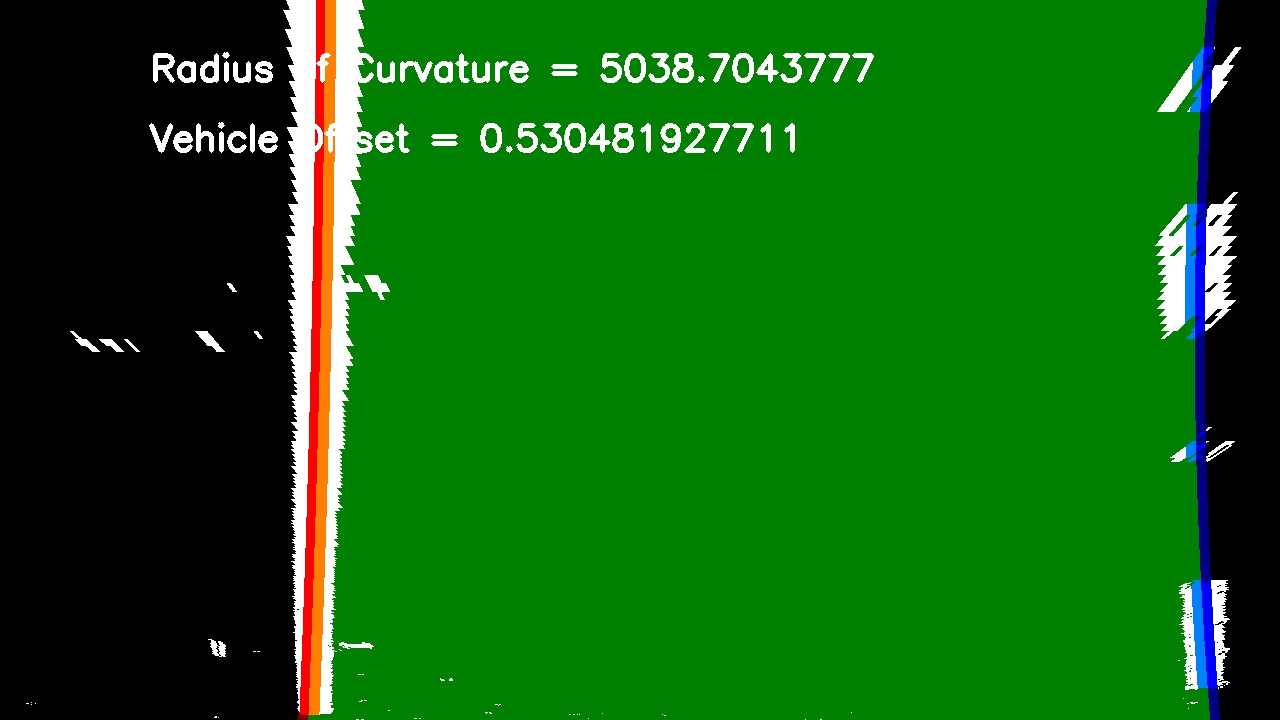
#> input picture 8_Project_Advenced_Lane_Lines/pipeline_imgs/curvature.jpg, 1280 x 720 px
$ python -i advancedLaneLines.py   (imports and definitions only)   (older library calls are emulated)
#> lines starting #> are read from the running program, lines starting #| are printed output that depends on the picture; after the words box and inside, x2 and y2 are one past the last pixel; in counts of white or black regions, pixels touching at a corner belong together
#> (reads 8_Project_Advenced_Lane_Lines/camera_cal/wide_dist_pickle.p from the repository)
import numpy as np
import cv2
import glob
import pickle
import matplotlib.pyplot as plt
import os
import matplotlib.image as mpimg
from moviepy.editor import VideoFileClip


def undistort(img, mtx, dist):
    return cv2.undistort(img, mtx, dist, None, mtx)


def warper(img, src, dst):
    # Compute and apply perpective transform
    img_size = (img.shape[1], img.shape[0])
    M = cv2.getPerspectiveTransform(src, dst)
    warped = cv2.warpPerspective(img, M, img_size, flags=cv2.INTER_NEAREST)  # keep same size as input image

    return warped


def color_gradient(img, color_thresh=(150, 255), sobel_thresh=(20, 100)):
    # Convert to HLS color space and separate the S channel
    # Note: img is the undistorted image
#> called with color_thresh = (150, 255), sobel_thresh = (20, 100)
    hls = cv2.cvtColor(img, cv2.COLOR_RGB2HLS)
#> hls: shape (720, 1280, 3); mean of channels 0, 1, 2 45.9, 62.2, 189
    s_channel = hls[:, :, 2]

    # Grayscale image
    # NOTE: we already saw that standard grayscaling lost color information for the lane lines
    # Explore gradients in other colors spaces / color channels to see what might work better
    gray = cv2.cvtColor(img, cv2.COLOR_RGB2GRAY)

    # Sobel x
    sobelx = cv2.Sobel(gray, cv2.CV_64F, 1, 0)  # Take the derivative in x
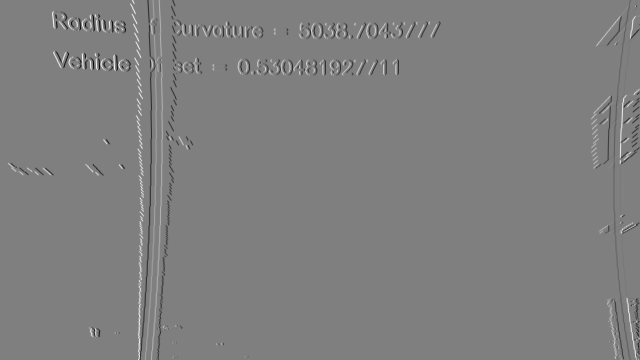
#> sobelx: shape (720, 1280) float64 (shown at 1/2 size); min -1020, max 1020, mean 0.2; drawn with min black and max white
    abs_sobelx = np.absolute(sobelx)  # Absolute x derivative to accentuate lines away from horizontal
    scaled_sobel = np.uint8(255 * abs_sobelx / np.max(abs_sobelx))

    # Threshold x gradient
    sxbinary = np.zeros_like(scaled_sobel)
    sxbinary[(scaled_sobel >= sobel_thresh[0]) & (scaled_sobel <= sobel_thresh[1])] = 1

    # Threshold color channel
    s_binary = np.zeros_like(s_channel)
    s_binary[(s_channel >= color_thresh[0]) & (s_channel <= color_thresh[1])] = 1

    # Stack each channel to view their individual contributions in green and blue respectively
    # This returns a stack of the two binary images, whose components you can see as different colors
    color_binary = np.dstack((np.zeros_like(sxbinary), sxbinary, s_binary)) * 255

    # Combine the two binary thresholds
    combined_binary = np.zeros_like(sxbinary)
    combined_binary[(s_binary == 1) | (sxbinary == 1)] = 1

    return color_binary, combined_binary


def find_lane_pixels(binary_warped):
    # Take a histogram of the bottom half of the image
    histogram = np.sum(binary_warped[binary_warped.shape[0] // 2:, :], axis=0)
    # Create an output image to draw on and visualize the result
    out_img = np.dstack((binary_warped, binary_warped, binary_warped))
    # Find the peak of the left and right halves of the histogram
    # These will be the starting point for the left and right lines
    midpoint = np.int(histogram.shape[0] // 2)
    leftx_base = np.argmax(histogram[:midpoint])
    rightx_base = np.argmax(histogram[midpoint:]) + midpoint

    # HYPERPARAMETERS
    # Choose the number of sliding windows
    nwindows = 9
    # Set the width of the windows +/- margin
    margin = 100
    # Set minimum number of pixels found to recenter window
    minpix = 50

    # Set height of windows - based on nwindows above and image shape
    window_height = np.int(binary_warped.shape[0] // nwindows)
    # Identify the x and y positions of all nonzero pixels in the image
    nonzero = binary_warped.nonzero()
    nonzeroy = np.array(nonzero[0])
    nonzerox = np.array(nonzero[1])
    # Current positions to be updated later for each window in nwindows
    leftx_current = leftx_base
    rightx_current = rightx_base

    # Create empty lists to receive left and right lane pixel indices
    left_lane_inds = []
    right_lane_inds = []

    # Step through the windows one by one
    for window in range(nwindows):
        # Identify window boundaries in x and y (and right and left)
        win_y_low = binary_warped.shape[0] - (window + 1) * window_height
        win_y_high = binary_warped.shape[0] - window * window_height
        win_xleft_low = leftx_current - margin
        win_xleft_high = leftx_current + margin
        win_xright_low = rightx_current - margin
        win_xright_high = rightx_current + margin

        # Draw the windows on the visualization image
        cv2.rectangle(out_img, (win_xleft_low, win_y_low),
                      (win_xleft_high, win_y_high), (0, 255, 0), 2)
        cv2.rectangle(out_img, (win_xright_low, win_y_low),
                      (win_xright_high, win_y_high), (0, 255, 0), 2)

        # Identify the nonzero pixels in x and y within the window #
        good_left_inds = ((nonzeroy >= win_y_low) & (nonzeroy < win_y_high) &
                          (nonzerox >= win_xleft_low) & (nonzerox < win_xleft_high)).nonzero()[0]
        good_right_inds = ((nonzeroy >= win_y_low) & (nonzeroy < win_y_high) &
                           (nonzerox >= win_xright_low) & (nonzerox < win_xright_high)).nonzero()[0]

        # Append these indices to the lists
        left_lane_inds.append(good_left_inds)
        right_lane_inds.append(good_right_inds)

        # If you found > minpix pixels, recenter next window on their mean position
        if len(good_left_inds) > minpix:
            leftx_current = np.int(np.mean(nonzerox[good_left_inds]))
        if len(good_right_inds) > minpix:
            rightx_current = np.int(np.mean(nonzerox[good_right_inds]))

    # Concatenate the arrays of indices (previously was a list of lists of pixels)
    try:
        left_lane_inds = np.concatenate(left_lane_inds)
        right_lane_inds = np.concatenate(right_lane_inds)
    except ValueError:
        # Avoids an error if the above is not implemented fully
        pass

    # Extract left and right line pixel positions
    leftx = nonzerox[left_lane_inds]
    lefty = nonzeroy[left_lane_inds]
    rightx = nonzerox[right_lane_inds]
    righty = nonzeroy[right_lane_inds]

    return leftx, lefty, rightx, righty, out_img


def fit_polynomial(binary_warped):
    # Find our lane pixels first
    leftx, lefty, rightx, righty, out_img = find_lane_pixels(binary_warped)

    # Fit a second order polynomial to each using `np.polyfit`
    left_fit = np.polyfit(lefty, leftx, 2)
    right_fit = np.polyfit(righty, rightx, 2)

    # Generate x and y values for plotting
    ploty = np.linspace(0, binary_warped.shape[0] - 1, binary_warped.shape[0])
    try:
        left_fitx = left_fit[0] * ploty ** 2 + left_fit[1] * ploty + left_fit[2]
        right_fitx = right_fit[0] * ploty ** 2 + right_fit[1] * ploty + right_fit[2]
    except TypeError:
        # Avoids an error if `left` and `right_fit` are still none or incorrect
        print('The function failed to fit a line!')
        left_fitx = 1 * ploty ** 2 + 1 * ploty
        right_fitx = 1 * ploty ** 2 + 1 * ploty

    ## Visualization ##
    # Colors in the left and right lane regions
    out_img[lefty, leftx] = [255, 0, 0]
    out_img[righty, rightx] = [0, 0, 255]

    # # Plots the left and right polynomials on the lane lines
    # plt.plot(left_fitx, ploty, color='yellow')
    # plt.plot(right_fitx, ploty, color='yellow')

    return out_img, left_fit, right_fit


def fit_poly(img_shape, leftx, lefty, rightx, righty):
    # TO-DO: Fit a second order polynomial to each with np.polyfit() ###
    left_fit = np.polyfit(lefty, leftx, 2)
    right_fit = np.polyfit(righty, rightx, 2)
    # Generate x and y values for plotting
    ploty = np.linspace(0, img_shape[0] - 1, img_shape[0])
    # TO-DO: Calc both polynomials using ploty, left_fit and right_fit ###
    left_fitx = left_fit[0] * ploty ** 2 + left_fit[1] * ploty + left_fit[2]
    right_fitx = right_fit[0] * ploty ** 2 + right_fit[1] * ploty + right_fit[2]

    return left_fitx, right_fitx, ploty


def search_around_poly(binary_warped, left_fit, right_fit):
    # HYPERPARAMETER
    # Choose the width of the margin around the previous polynomial to search
    # The quiz grader expects 100 here, but feel free to tune on your own!
    margin = 10

    # Grab activated pixels
    nonzero = binary_warped.nonzero()
    nonzeroy = np.array(nonzero[0])
    nonzerox = np.array(nonzero[1])

    # TO-DO: Set the area of search based on activated x-values ###
    # within the +/- margin of our polynomial function ###
    # Hint: consider the window areas for the similarly named variables ###
    # in the previous quiz, but change the windows to our new search area ###
    left_lane_inds = ((nonzerox > (left_fit[0]*(nonzeroy**2) + left_fit[1]*nonzeroy +
                    left_fit[2] - margin)) & (nonzerox < (left_fit[0]*(nonzeroy**2) +
                    left_fit[1]*nonzeroy + left_fit[2] + margin)))
    right_lane_inds = ((nonzerox > (right_fit[0]*(nonzeroy**2) + right_fit[1]*nonzeroy +
                    right_fit[2] - margin)) & (nonzerox < (right_fit[0]*(nonzeroy**2) +
                    right_fit[1]*nonzeroy + right_fit[2] + margin)))

    # Again, extract left and right line pixel positions
    leftx = nonzerox[left_lane_inds]
    lefty = nonzeroy[left_lane_inds]
    rightx = nonzerox[right_lane_inds]
    righty = nonzeroy[right_lane_inds]

    # Fit new polynomials
    left_fitx, right_fitx, ploty = fit_poly(binary_warped.shape, leftx, lefty, rightx, righty)

    ## Visualization ##
    # Create an image to draw on and an image to show the selection window
    out_img = np.dstack((binary_warped, binary_warped, binary_warped)) * 255
    window_img = np.zeros_like(out_img)
    # Color in left and right line pixels
    out_img[nonzeroy[left_lane_inds], nonzerox[left_lane_inds]] = [255, 0, 0]
    out_img[nonzeroy[right_lane_inds], nonzerox[right_lane_inds]] = [0, 0, 255]

    # Generate a polygon to illustrate the search window area
    # And recast the x and y points into usable format for cv2.fillPoly()
    left_line_window1 = np.array([np.transpose(np.vstack([left_fitx - margin, ploty]))])
    left_line_window2 = np.array([np.flipud(np.transpose(np.vstack([left_fitx + margin,
                                                                    ploty])))])
    left_line_pts = np.hstack((left_line_window1, left_line_window2))
    right_line_window1 = np.array([np.transpose(np.vstack([right_fitx - margin, ploty]))])
    right_line_window2 = np.array([np.flipud(np.transpose(np.vstack([right_fitx + margin,
                                                                     ploty])))])
    right_line_pts = np.hstack((right_line_window1, right_line_window2))

    # Draw the lane onto the warped blank image
    cv2.fillPoly(window_img, np.int_([left_line_pts]), (255, 0, 0))
    cv2.fillPoly(window_img, np.int_([right_line_pts]), (0, 0, 255))

    # Draw green area of the lane
    pts_left = np.array([np.transpose(np.vstack([left_fitx, ploty]))])
    pts_right = np.array([np.flipud(np.transpose(np.vstack([right_fitx, ploty])))])
    pts = np.hstack((pts_left, pts_right))
    cv2.fillPoly(window_img, np.int_([pts]), (0, 255, 0))

    result = cv2.addWeighted(out_img, 1, window_img, 0.5, 0)

    # Plot the polynomial lines onto the image
    # plt.plot(left_fitx, ploty, color='yellow')
    # plt.plot(right_fitx, ploty, color='yellow')
    # End visualization steps ##

    ym_per_pix = 30 / 720  # meters per pixel in y dimension
    xm_per_pix = 3.7 / 830  # meters per pixel in x dimension
    left_fit_cr = np.polyfit(ploty * ym_per_pix, left_fitx * xm_per_pix, 2)
    right_fit_cr = np.polyfit(ploty * ym_per_pix, right_fitx * xm_per_pix, 2)

    curvature = cal_curvature(ploty, left_fit_cr, right_fit_cr)

    left_point = left_fitx[-1]
    right_point = right_fitx[-1]

    # offset = (right_point - left_point) * xm_per_pix - 3.7
    offset = ((result.shape[1] // 2) - ((right_point + left_point) // 2)) * xm_per_pix

    temp = np.copy(result)
    text1 = "Radius of Curvature = " + str(curvature)
    cv2.putText(temp, text1, (150, 80), cv2.FONT_HERSHEY_SIMPLEX, 1.2, (255, 255, 255), 3)
    text2 = "Vehicle Offset = " + str(abs(offset))
    cv2.putText(temp, text2, (150, 150), cv2.FONT_HERSHEY_SIMPLEX, 1.2, (255, 255, 255), 3)

    save_location = 'pipeline_imgs/curvature.jpg'
    mpimg.imsave(save_location, temp)

    return result, curvature, offset


def cal_curvature(ploty, left_fit, right_fit):
    # Define conversions in x and y from pixels space to meters
    ym_per_pix = 30 / 720  # meters per pixel in y dimension
    xm_per_pix = 3.7 / 830  # meters per pixel in x dimension

    # Define y-value where we want radius of curvature
    # We'll choose the maximum y-value, corresponding to the bottom of the image
    y_eval = np.max(ploty)

    # Calculation of R_curve (radius of curvature)
    left_curverad = ((1 + (2 * left_fit[0] * y_eval * ym_per_pix + left_fit[1]) ** 2) ** 1.5) / np.absolute(2 * left_fit[0])
    right_curverad = ((1 + (2 * right_fit[0] * y_eval * ym_per_pix + right_fit[1]) ** 2) ** 1.5) / np.absolute(2 * right_fit[0])

    curvature = (left_curverad + right_curverad) / 2
    return curvature


# [103 lines left out: functions pipeLine, test_images, not called in this run]


def video_pipeLine(img):
    # Read camera calibration information
    dist_pickle = pickle.load(open("camera_cal/wide_dist_pickle.p", "rb"))
    mtx = dist_pickle["mtx"]
    dist = dist_pickle["dist"]

    undistorted = undistort(img, mtx, dist)

    # Apply each of the thresholding functions
    udt = np.copy(undistorted)
    color_binary, combined_binary = color_gradient(udt, (150, 255), (20, 100))
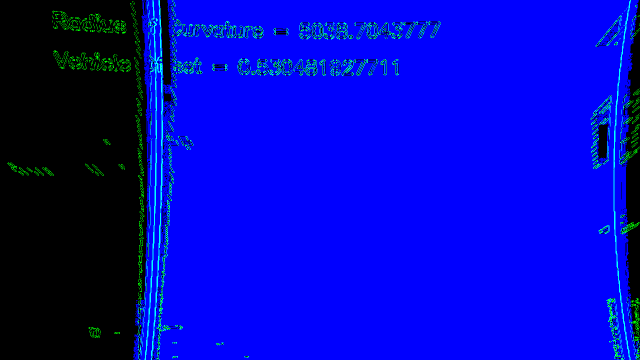
#> color_binary: shape (720, 1280, 3) (shown at 1/2 size); mean R, G, B 0, 6.4, 188.9
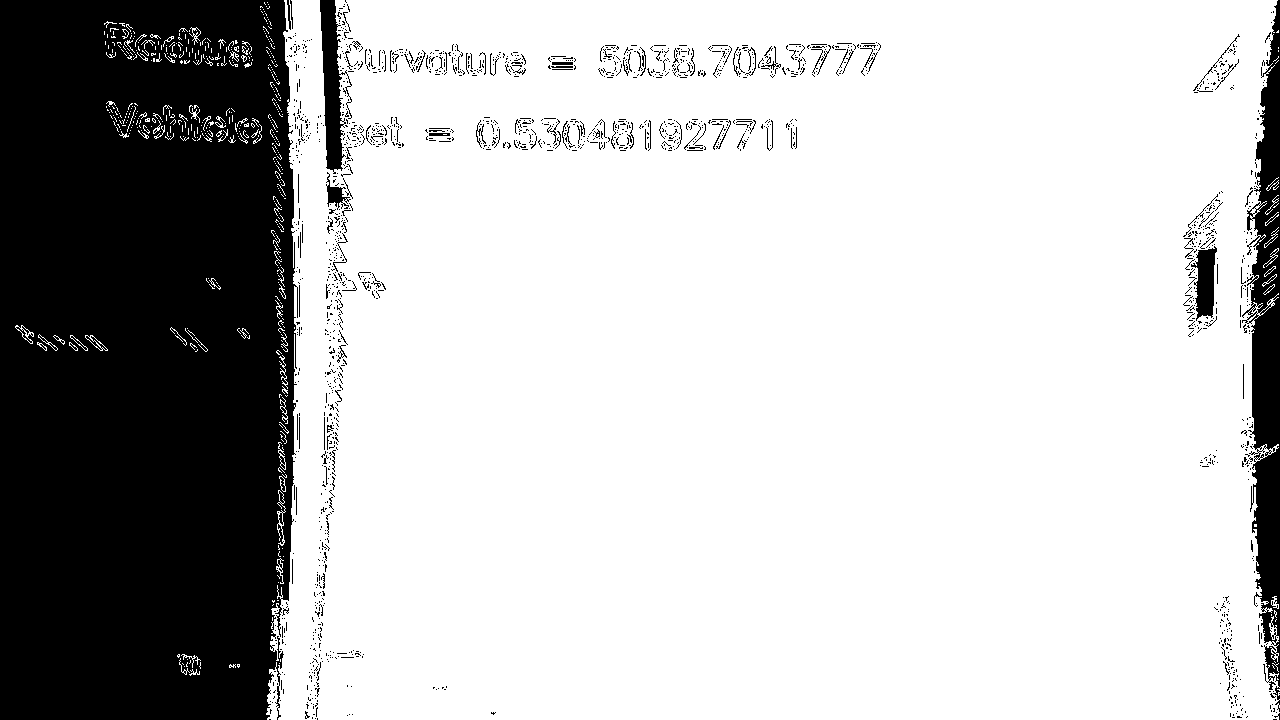
#> combined_binary: shape (720, 1280); values 0 (black) and 1 (white), 74.9% white; 1675 black regions (1565 under 20 px), largest, box (x1, y1, x2, y2) and area: (0, 0, 298, 720) 203879, (1242, 0, 1280, 712) 13814, (320, 0, 352, 174) 2763

    # perspective transformation
    src_points = np.float32([[img.shape[1], img.shape[0] - 10],
                             [0, img.shape[0] - 10],
                             [546, 460],
                             [732, 460]])
    des_points = np.float32([[img.shape[1], img.shape[0]],
                             [0, img.shape[0]],
                             [0, 0],
                             [img.shape[1], 0]])

    show_src_points = np.copy(undistorted)
    cv2.line(show_src_points, (src_points[0][0], src_points[0][1]), (src_points[1][0], src_points[1][1]), [255, 0, 0], 5)
    cv2.line(show_src_points, (src_points[1][0], src_points[1][1]), (src_points[2][0], src_points[2][1]), [255, 0, 0], 5)
    cv2.line(show_src_points, (src_points[2][0], src_points[2][1]), (src_points[3][0], src_points[3][1]), [255, 0, 0], 5)
    cv2.line(show_src_points, (src_points[3][0], src_points[3][1]), (src_points[0][0], src_points[0][1]), [255, 0, 0], 5)

    warped = warper(combined_binary, src_points, des_points)

    show_des_points = np.copy(warped)
    cv2.line(show_des_points, (des_points[0][0], des_points[0][1]), (des_points[1][0], des_points[1][1]), [255, 0, 0], 5)
    cv2.line(show_des_points, (des_points[1][0], des_points[1][1]), (des_points[2][0], des_points[2][1]), [255, 0, 0], 5)
    cv2.line(show_des_points, (des_points[2][0], des_points[2][1]), (des_points[3][0], des_points[3][1]), [255, 0, 0], 5)
    cv2.line(show_des_points, (des_points[3][0], des_points[3][1]), (des_points[0][0], des_points[0][1]), [255, 0, 0], 5)
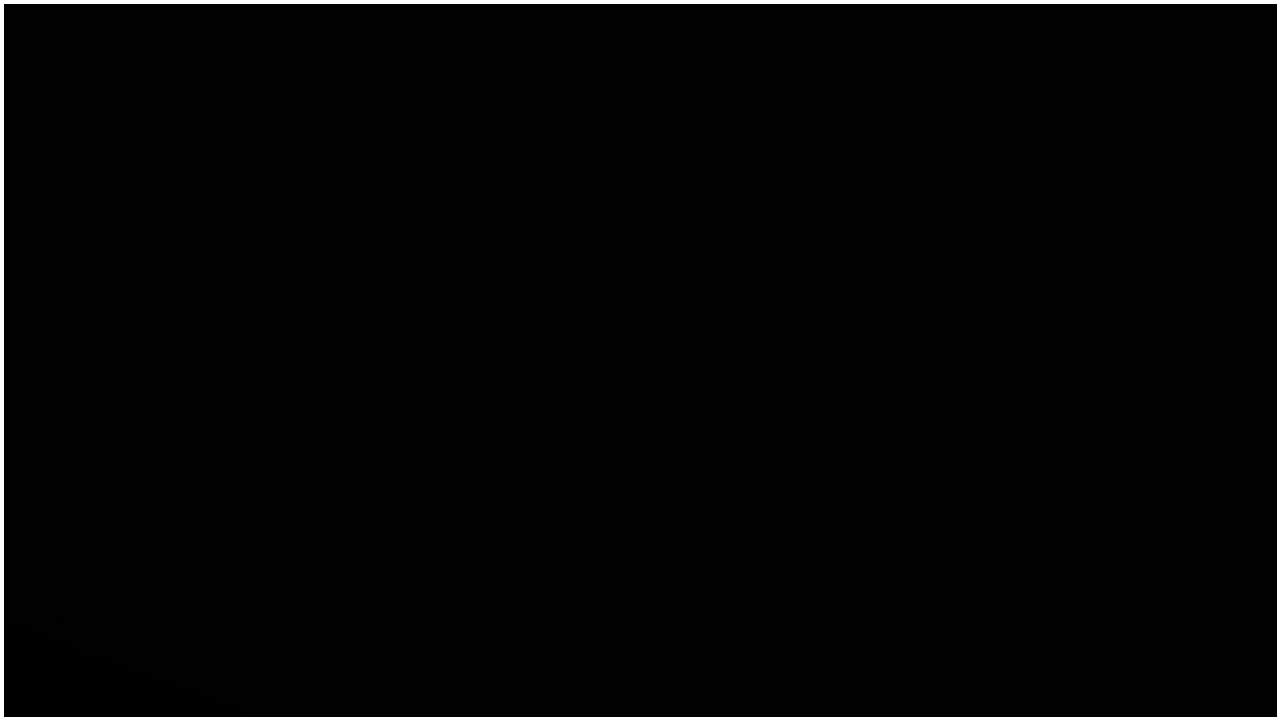
#> show_des_points: shape (720, 1280); min 0, max 255, mean 4.8

    out_img, left_fit, right_fit = fit_polynomial(warped)
#> in find_lane_pixels, `histogram = np.sum(binary_warped[binary_warped.shape[0] // 2:, :], axi..`: histogram = 1280 values, max 360 at index 305, min 258 at index 0, mean 349.4
#> (the rest of the program and of its run is left out)
